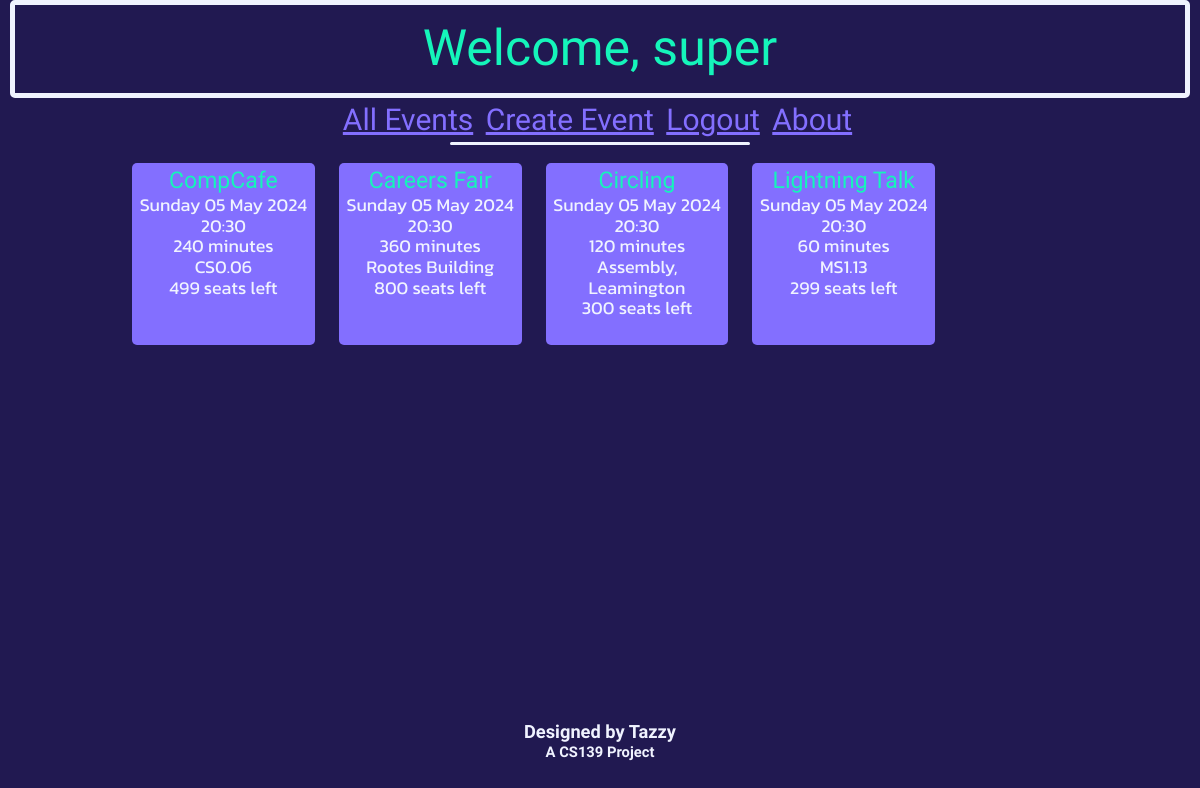
Before: /home (signed in) with the older database file.
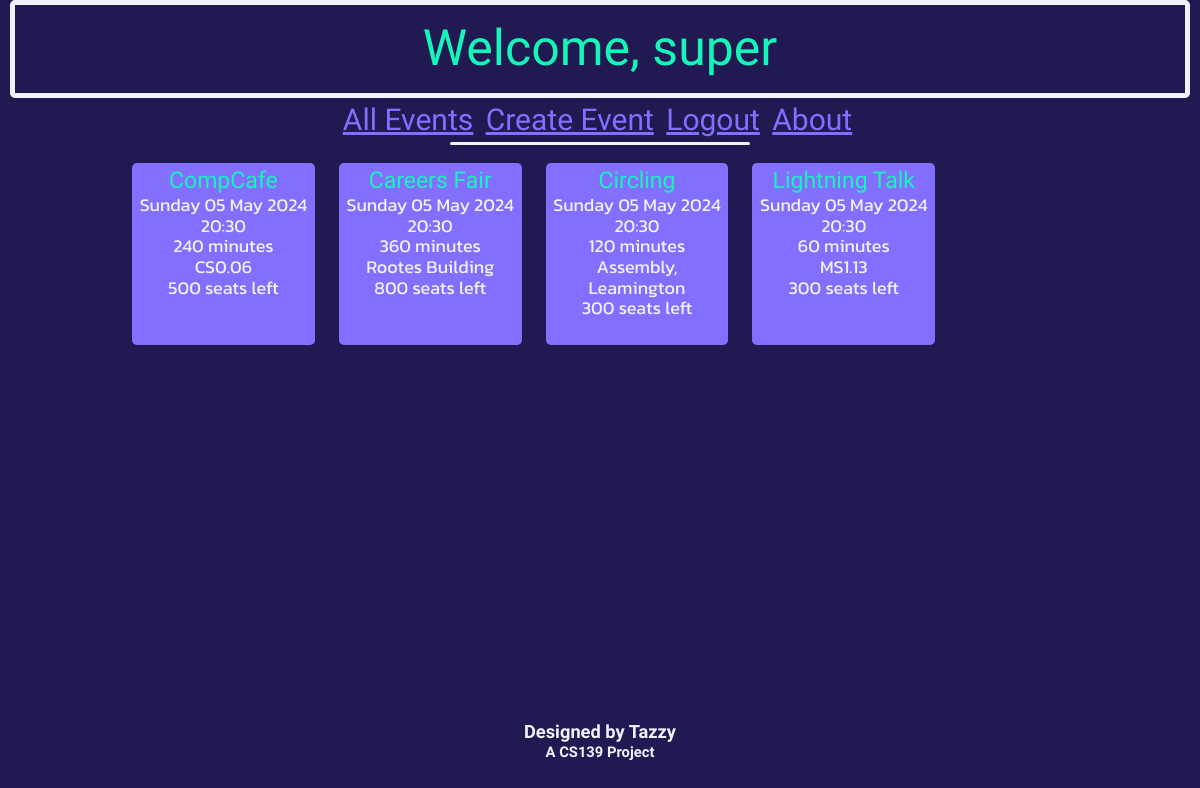
After: the same page with the newer database file.
### db_definition.py (models this page shows, shortened)
class User(UserMixin, db.Model):
    __tablename__ = "users"
    userClass = db.Column(db.String(10))
    user_id = db.Column(db.Integer, primary_key = True)
    username = db.Column(db.String(20), unique = True)
    email = db.Column(db.Text(), unique = True)
    hashedPass = db.Column(db.Text())

class Event(db.Model):
    __tablename__ = "events"
    event_id = db.Column(db.Integer, primary_key = True)
    name = db.Column(db.String(20))
    dateTime = db.Column(db.DateTime)
    duration = db.Column(db.Integer) # Minutes
    capacity = db.Column(db.Integer)
    ticketsSold = db.Column(db.Integer)
    location = db.Column(db.String(50))

### eventbyte.py (the view)
@app.route('/home')
def home():
    updateTickets()
    events=Event.query.all()
    return render_template('home.html', events=events, currTime = datetime.datetime.now())

### eventbyte.py (called while the page is built)
@loginManager.user_loader
def loadUser(user_id):
    return User.query.get(int(user_id))

def updateTickets():
    events = Event.query.all()
    for event in events:
        ticketNum = db.session.query(Ticket).where(Ticket.event_id == event.event_id, Ticket.status == "Upcoming").count()
        event.ticketsSold = ticketNum
        if event.dateTime <= datetime.datetime.now():
            tickets = db.session.query(Ticket).where(Ticket.event_id == event.event_id)
            for ticket in tickets:
                ticket.status = "Completed"
    db.session.commit()

### templates/home.html
{% extends 'base.html' %}
{% block heading %}
    {% if current_user.is_authenticated %}
        <div class="title subtitle">
            Welcome, {{ current_user.username }}
        </div>
    {% else %}
        <div class="title">
            eventbyte
        </div>
    {% endif %}
{% endblock %}
{% block content %}
    {% with messages = get_flashed_messages() %}
        {% if messages %}
        <div class="loginFlashes">
            {% for message in messages %}
            <p> {{ message }} </p>
            {% endfor %}
        </div>
        {% else %}
            {% if not current_user.is_authenticated %}
                <h3 class="standardContent" style="text-align: center; margin-top: 3px;">To book or edit your events, log in or register.</h3>
            {% else %}
                <br>
            {% endif %}
        {% endif %}
    {% endwith %}
    {% include "eventList.html" %}
{% endblock %}

### templates/base.html (shortened to what this page needs)
<!DOCTYPE html>
<html lang="en">
    <head>
        <link rel="stylesheet" type="text/css" href="/static/css/normalize.css">
        <link rel="stylesheet" type="text/css" href="/static/css/retro.css">
    </head>
    <body>
        {% block heading %} {% endblock %}
        {% include "navbar.html" %}
        {% block content %} {% endblock %}
        {% include "acknowledgements.html" %}
    </body>
</html>

### templates/navbar.html
<nav>
    {% if current_user.userClass == "super" %}
        <a href="/superHome">All Events</a>
        <a href="/createEvent">Create Event</a>
    {% elif current_user.is_authenticated %}
        <a href="/home">Home Page</a>
        <a href="/myEvents">My Events</a>
    {% else %}
        <a href="/home">Home Page</a>
    {% endif %}
    {% if current_user.is_authenticated %}
        <a href='/logout'>Logout</a>
    {% else %}
        <a href='/login'>Login</a>
        <a href='/register'>Register</a>
    {% endif %}
    <a href="/about">About</a>
</nav>
<div id="navunderline">
</div>

### templates/eventList.html (shortened to what this page needs)
<div id="eventsList">
    {% for event in events %}
        {% if event.dateTime > currTime %}
            <div class="event">
                <a href="/viewEvent?eventid={{event.event_id}}" style="text-decoration: none;"><span class="titleRef" style="font-size: 23px;">{{ event.name }}</span></a><br>
                {{ event.dateTime.strftime('%A') }} {{ event.dateTime.strftime('%d') }} {{ event.dateTime.strftime('%b') }} {{ event.dateTime.strftime('%Y') }}<br>
                {{ event.dateTime.strftime('%H') }}:{{ event.dateTime.strftime('%M') }}<br>
                {{ event.duration }} minutes<br>
                {{ event.location }}<br>
                {% if current_user.userClass == "super" %}
                    {{ event.capacity - event.ticketsSold }} seats left<br><br>
                {% elif event.ticketsSold == event.capacity %}
                    <span style="color: red;"><strong>SOLD OUT</strong></span><br>
                {% elif (event.ticketsSold >= (0.95 * event.capacity)) %}
                    <span style="color: red;"><strong>TICKETS LOW</strong></span><br>{{event.capacity - event.ticketsSold}} tickets left.<br>
                {% else %}
                    <br>
                {% endif %}
            </div>
        {% endif %}
    {% endfor %}
</div>

### templates/acknowledgements.html
<div id="acknowledgements">
    <h5 style="margin-bottom: 2px;">Designed by Tazzy</h5>
    <h6 style="margin-top: 0px;">A CS139 Project</h6>
</div>

### static/css/retro.css (style rules this page uses)
body { background-color: #211951; }
#navunderline { margin: auto; width: 25%; border-bottom: 3px #F0F3FF solid; border-radius: 3px; }
nav { font-family: 'Anta', serif; text-align: center; font-size: 30px; padding: 5px; margin: 0; }
nav a { margin-right: 5px; border-radius: 3px; color: #836FFF; }
.title { margin: auto; width: 95%; border: #F0F3FF 5px solid; padding: 15px; font-family: 'Anta', serif; font-size: 70px; color: #15F5BA; border-radius: 5px; text-align: center; }
.subtitle { font-size: 50px; }
#acknowledgements { font-family: 'Anta', serif; text-align: center; position: fixed; margin: auto; bottom: 5px; width: 100%; color: #F0F3FF; font-size: 22px; }
.titleRef { color: #15F5BA; font-family: 'Anta', serif; }
#eventsList { width: 80%; margin: auto; text-align: center; display:flex; font-family: 'Kanit', sans-serif; font-weight: 400; font-style: normal; font-size: 18px; color: #F0F3FF; }
.event { display:block; width: 18%; max-width: 18%; max-height: 10%; margin-left: 1.25%; margin-right: 1.25%; padding: 5px; border-radius: 5px; background-color: #836FFF; }

Changed rows visible on the page:
changed Event "CompCafe": event.capacity-event.ticketsSold "499" → "500"
changed Event "Lightning Talk": event.capacity-event.ticketsSold "299" → "300"
